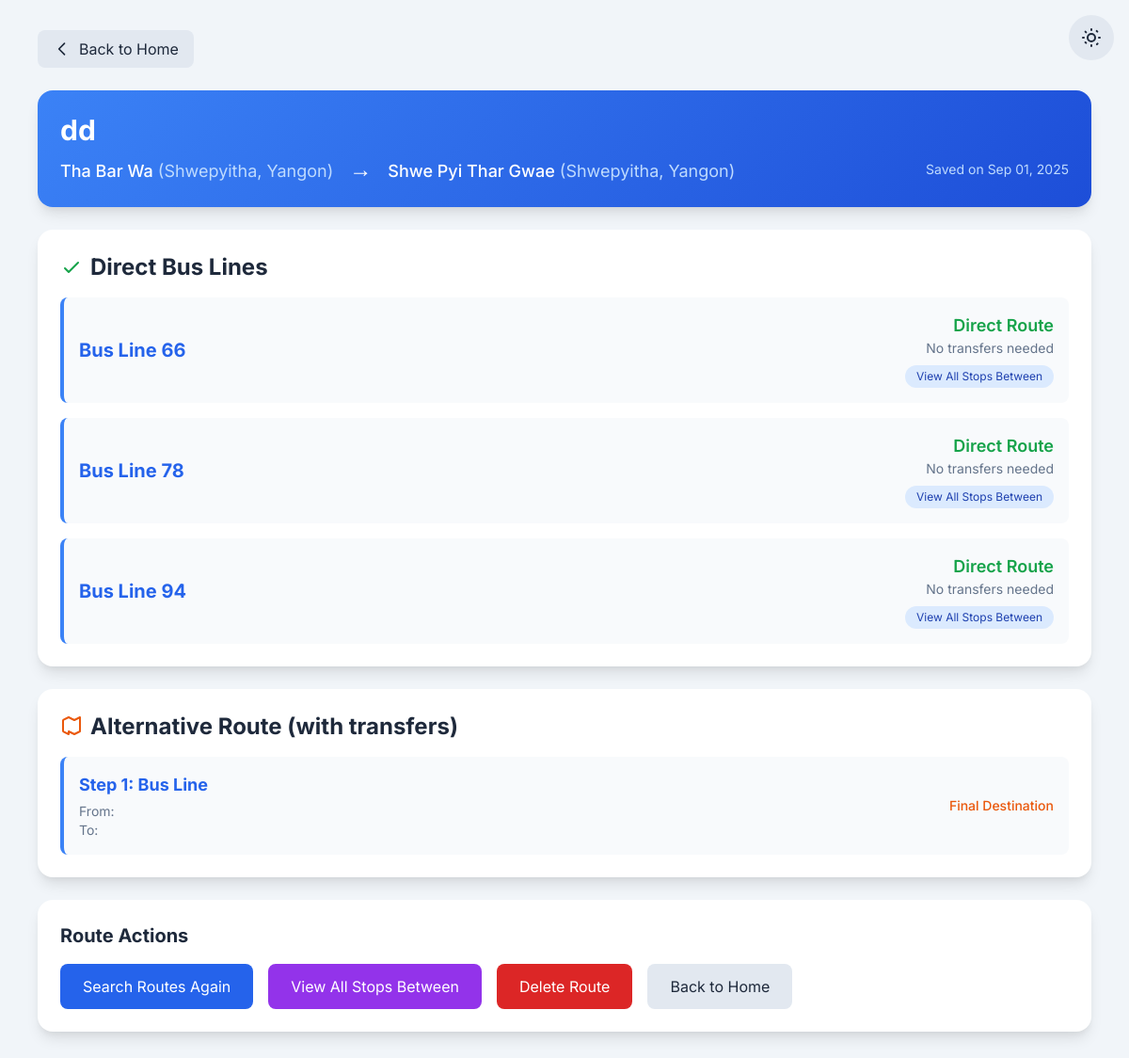
The app's page /view-route/16/ (signed in), older data.
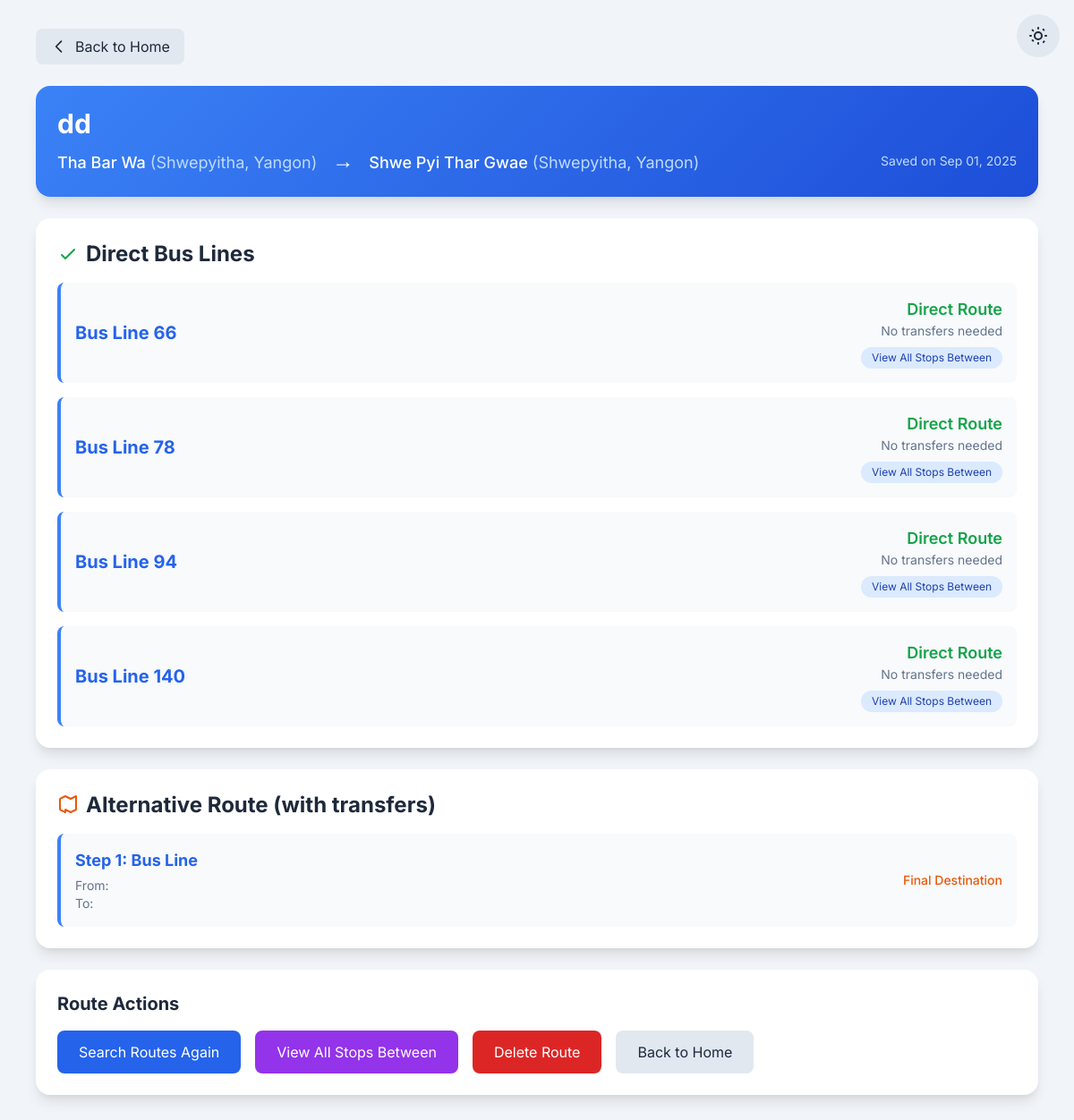
The same page, newer data.
### bus_routes/models.py (models this page shows, shortened)
class BusStop(models.Model):
    name_mm = models.CharField(max_length=255, verbose_name="Stop Name (Myanmar)")
    name_en = models.CharField(max_length=255, verbose_name="Stop Name (English)")
    road_name_mm = models.CharField(max_length=255, blank=True, null=True, verbose_name="Road Name (Myanmar)")
    road_name_en = models.CharField(max_length=255, blank=True, null=True, verbose_name="Road Name (English)")
    latitude = models.DecimalField(max_digits=9, decimal_places=6, null=True, blank=True, verbose_name="Latitude")
    longitude = models.DecimalField(max_digits=9, decimal_places=6, null=True, blank=True, verbose_name="Longitude")
    class Meta:
        verbose_name = "Bus Stop"
        verbose_name_plural = "Bus Stops"
        unique_together = (('name_mm', 'road_name_mm'), ('name_en', 'road_name_en'))

class BusLine(models.Model):
    line_number = models.IntegerField(unique=True, verbose_name="Bus Line Number")
    description = models.TextField(blank=True, verbose_name="Description")
    class Meta:
        verbose_name = "Bus Line"
        verbose_name_plural = "Bus Lines"

### bus_routes/views.py (the view)
# urls.py: path('view-route/<int:route_id>/', views.view_saved_route, name='view_saved_route'),
@login_required
def view_saved_route(request, route_id):
    saved_route = get_object_or_404(SavedRoute, id=route_id, user=request.user)
    start_stop = saved_route.start_stop
    end_stop = saved_route.end_stop
    direct_bus_lines = BusLine.objects.filter(
        route_segments__bus_stop=start_stop
    ).filter(
        route_segments__bus_stop=end_stop
    ).distinct().order_by('line_number')
    shortest_path = find_shortest_path(start_stop.id, end_stop.id)
    results = []
    if direct_bus_lines.exists():
        direct_lines_result = {
            'type': 'direct',
            'bus_lines': list(direct_bus_lines),
            'start_stop': start_stop,
            'end_stop': end_stop
        }
        results.append(direct_lines_result)
    if shortest_path:
        results.append({
            'type': 'shortest_path',
            'path': shortest_path,
            'start_stop': start_stop,
            'end_stop': end_stop
        })
    return render(request, 'view_saved_route.html', {
        'saved_route': saved_route,
        'results': results,
        'start_stop': start_stop,
        'end_stop': end_stop,
        'error_message': None if results else "No routes found between these stops."
    })

### templates/view_saved_route.html (shortened to what the changed rows need)
<!DOCTYPE html>
<html lang="en">
<head>
    {% load static %}
    <script src="https://cdn.tailwindcss.com"></script>
</head>
<body class="min-h-screen">
    <div class="container mx-auto px-4 py-8 max-w-6xl">
        <div class="card p-6 mb-6 route-info">
            <h1 class="text-3xl font-bold mb-2">{{ saved_route.name }}</h1>
        </div>
        {% if results %}
            {% for result in results %}
                <div class="card p-6 mb-6">
                    {% if result.type == 'direct' %}
                        <h2 class="text-2xl font-bold text-main-color mb-4 flex items-center">
                            <svg class="w-6 h-6 mr-2 text-green-600" fill="none" stroke="currentColor" viewBox="0 0 24 24">
                                <path stroke-linecap="round" stroke-linejoin="round" stroke-width="2" d="M5 13l4 4L19 7"></path>
                            </svg>
                            Direct Bus Lines
                        </h2>
                        <div class="grid gap-4">
                            {% for bus_line in result.bus_lines %}
                                <div class="bus-line-card p-4 rounded-lg">
                                    <div class="flex items-center justify-between">
                                        <div>
                                            <h3 class="text-xl font-bold text-blue-600 dark-theme:text-blue-400">Bus Line {{ bus_line.line_number }}</h3>
                                        </div>
                                        <div class="text-right">
                                            <div class="text-lg font-semibold text-green-600">Direct Route</div>
                                            <div class="text-sm text-secondary-color">No transfers needed</div>
                                            <a href="{% url 'search_route' %}?search_type=between_stops&start_stop={{ saved_route.start_stop.name_en }}{% if saved_route.start_stop.road_name_en %} ({{ saved_route.start_stop.road_name_en }}){% endif %}&end_stop={{ saved_route.end_stop.name_en }}{% if saved_route.end_stop.road_name_en %} ({{ saved_route.end_stop.road_name_en }}){% endif %}&bus_line={{ bus_line.line_number }}"
                                               class="inline-block mt-2 px-3 py-1 bg-blue-100 text-blue-800 text-xs rounded-full hover:bg-blue-200 transition-all duration-200 dark-theme:bg-blue-900 dark-theme:text-blue-200">
                                                View All Stops Between
                                            </a>
                                        </div>
                                    </div>
                                </div>
                            {% endfor %}
                        </div>
                    {% elif result.type == 'shortest_path' %}
                        <h2 class="text-2xl font-bold text-main-color mb-4 flex items-center">
                            <svg class="w-6 h-6 mr-2 text-orange-600" fill="none" stroke="currentColor" viewBox="0 0 24 24">
                                <path stroke-linecap="round" stroke-linejoin="round" stroke-width="2" d="M9 20l-5.447-2.724A1 1 0 013 16.382V5.618a1 1 0 01.553-.894L9 2l6 3 6-3v15l-6 3-6-3z"></path>
                            </svg>
                            Alternative Route (with transfers)
                        </h2>
                        <div class="space-y-4">
                            {% for step in result.path %}
                                <div class="bus-line-card p-4 rounded-lg">
                                    <div class="flex items-center justify-between">
                                        <div>
                                            <h3 class="text-lg font-bold text-blue-600 dark-theme:text-blue-400">
                                                Step {{ forloop.counter }}: Bus Line {{ step.bus_line.line_number }}
                                            </h3>
                                            <div class="text-sm text-secondary-color mt-1">
                                                From:
                                                <br>
                                                To:
                                            </div>
                                        </div>
                                        <div class="text-right">
                                            <div class="text-sm font-medium text-orange-600">
                                                {% if not forloop.last %}Transfer Required{% else %}Final Destination{% endif %}
                                            </div>
                                        </div>
                                    </div>
                                </div>
                            {% endfor %}
                        </div>
                    {% endif %}
                </div>
            {% endfor %}
        {% endif %}
    </div>
</body>
</html>

Row changes from the older to the newer data that the page shows:
changed BusStop: gains BusLine (line_number "140")
